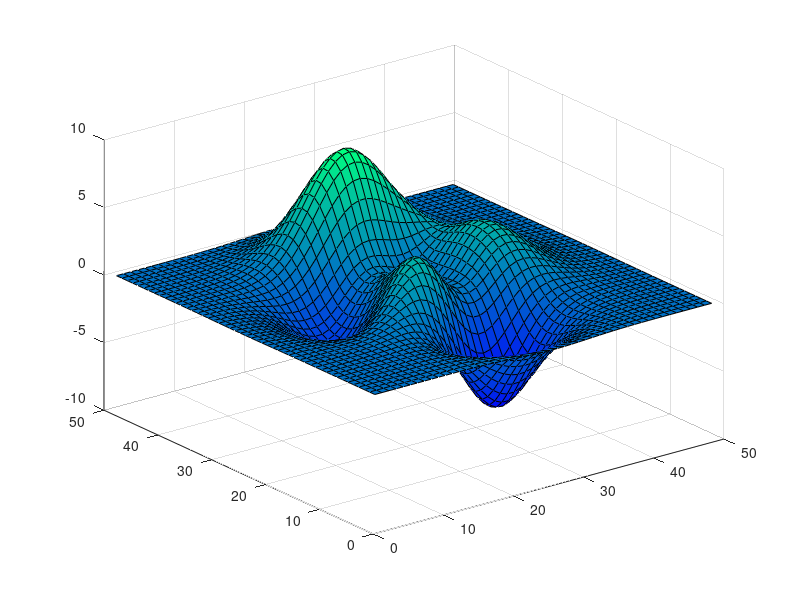

Source code (MATLAB): (Note: this script raises an error after producing the figure.)
%=============================================================================
% Copyright (c) 2016-present Allan CORNET (Nelson)
%=============================================================================
% This file is part of the Nelson.
%=============================================================================
% LICENCE_BLOCK_BEGIN
% SPDX-License-Identifier: LGPL-3.0-or-later
% LICENCE_BLOCK_END
%=============================================================================
% <--ADV-CLI MODE-->
%=============================================================================
f = figure();
surf(peaks);
colormap('winter');
r = f.ColorMap;
assert_isapprox(r(1:2, :), [0         0    1.0000;         0    0.0039    0.9980], 1e-4); 
%=============================================================================
